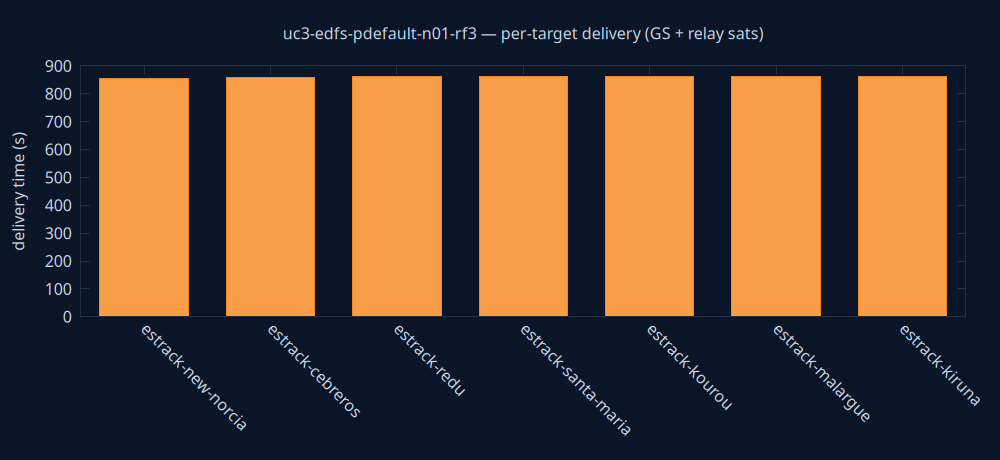

Reproduce this figure in gnuplot.
set terminal pngcairo size 1000,460 background rgb '#0a1628'
set output 'delivery.png'
set style fill solid 0.8
set boxwidth 0.7 relative
set border lc rgb '#22304a'
set grid ytics lc rgb '#22304a'
set yrange [0:*]
set ylabel 'delivery time (s)' textcolor rgb '#cdd7ea'
set xtics rotate by -45 textcolor rgb '#cdd7ea'
set ytics textcolor rgb '#cdd7ea'
set title 'uc3-edfs-pdefault-n01-rf3 — per-target delivery (GS + relay sats)' textcolor rgb '#cdd7ea'
plot 'delivery.dat' using 0:2:3:xtic(1) with boxes lc rgb variable notitle
